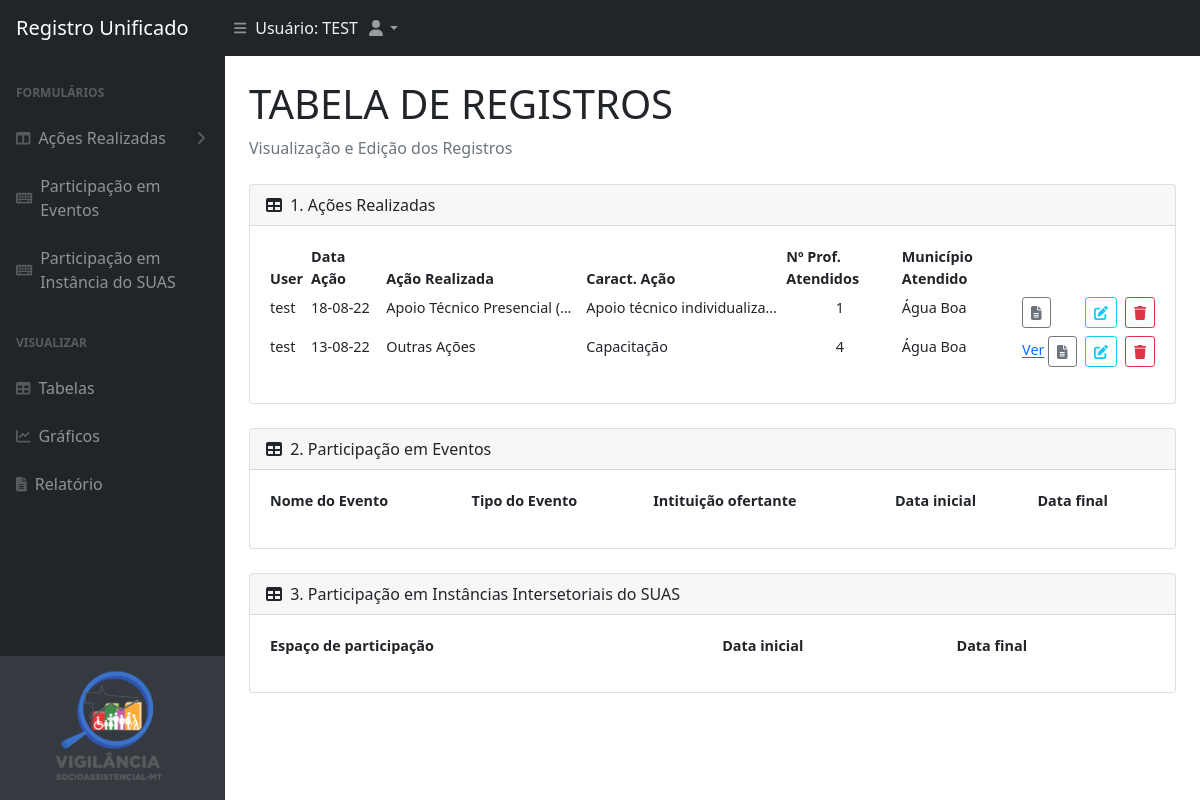
Page /users/tabelas (signed in) on the committed database.
### app/models.py (models this page shows, shortened)
class User(AbstractUser):
    id = models.AutoField(primary_key=True)
    sector_name = models.CharField(max_length=100, choices=LISTA_SETORES)

class AcaoOutrasModel(models.Model):
    user = models.ForeignKey(User, on_delete=models.CASCADE, related_name='acaoOutras')
    acao_realizada = models.CharField(max_length=100, choices= ACAO_REALIZADA_CHOICE, default= 'Outras Ações')
    caracteristica_acao = models.CharField(max_length=100, choices=OUTRAS_ACOES_CHOICE, default= '')
    n_profissionais_atendidos = models.IntegerField('Numero de Funcionario',blank=False, null=False)
    descricao_acao = models.TextField('Descrição da Ação', max_length=1000, blank=False, null=False)
    data_acao = models.DateField('Data', blank=False, null=False)
    data_publicacao = models.DateField('Data da Publicação', default=timezone.now)
    municipio_atendido = models.CharField(max_length=100, choices= LISTA_MUNICIPIOS, default='')

### app/views.py (the view)
# urls.py: path('tabelas', view=tables, name="tables"),
@login_required(login_url='contas/login')
@user_required
def tables(request):
    df_atp = pd.DataFrame(list(AcaoAtpModel.objects.filter(user=request.user).values().order_by('-id')))
    df_atnp = pd.DataFrame(list(AcaoAtnpModel.objects.filter(user=request.user).values().order_by('-id')))
    df_outras = pd.DataFrame(list(AcaoOutrasModel.objects.filter(user=request.user).values().order_by('-id')))
    df = pd.concat([df_atp,df_atnp,df_outras])#.drop(columns=['user_id'])
    df['data_acao'] = pd.to_datetime(df['data_acao']).dt.strftime('%d-%m-%y')
    df = df.sort_values(by='data_acao', ascending=False)
    json_records = df.reset_index().to_json(orient ='records')
    data_json_acoes = []
    data_json_acoes = json.loads(json_records)
    page_object_evento = TableEventModel.objects.filter(user=request.user).values().order_by('-id')
    page_object_interset = TableIntersetModel.objects.filter(user=request.user).values().order_by('-id')
    return render(request, 'app/tables/viewAllTable.html', {'data_json_acoes':data_json_acoes,
                                                            'page_object_evento':page_object_evento,
                                                            'page_object_interset':page_object_interset,
                                                             })

### templates/app/tables/viewAllTable.html (shortened to what this page needs)
{% extends 'app/index.html' %}
{% load static%}
{% block content %}
<div class="container-fluid px-4">
  <h1 class="mt-4">TABELA DE REGISTROS</h1>
  <ol class="breadcrumb mb-4">
      <li class="breadcrumb-item active">Visualização e Edição dos Registros</li>
  </ol>
  <div class="card mb-4">
    <div class="card-header">
        <i class="fas fa-table me-1"></i>
        1. Ações Realizadas
    </div>
    <div class="card-body table-responsive-sm" style="overflow:auto; max-height: 400px;">
      <table class="table table-sm mydatatable table-hover table-borderless table-ellipsis " style="width:100%; font-size:90%" >
        <thead>
          <tr>
            <th scope="col">User</th>
            <th scope="col">Data Ação</th>
            <th scope="col">Ação Realizada</th>
            <th scope="col">Caract. Ação</th>
            <th scope="col">Nº Prof. Atendidos</th>
            <th scope="col">Município Atendido</th>
          </tr>
        </thead>
        <tbody>
          {% for table in data_json_acoes %}
            <td>{{user.username}}</td>
            <td>{{table.data_acao }}</td>
            <td>{{table.acao_realizada}}</td>
            <td>{{table.caracteristica_acao}}</td>
            <td  style="text-align:center">{{table.n_profissionais_atendidos}}</td>
            <td>{{table.municipio_atendido}}</td>
            <td>
              {% if table.acao_realizada == "Apoio Técnico Presencial (ATP)" %}
                <a href="{% url 'listAcaoAtp' id=table.id %}">
              {% elif table.acao_realizada == "Apoio Técnico Não Presencial (ATNP)" %}
                <a href="{% url 'listAcaoAtnp' id=table.id %}">
              {% else %}
              <a href="{% url 'listAcaoOutras' id=table.id %}">Ver</a>
              {% endif %}
              <button type="button" class="btn btn-outline-secondary btn-sm">
                <i class="fa-solid fa-file-lines"></i>
            </td>
            <td>
              {% if table.acao_realizada == "Apoio Técnico Presencial (ATP)" %}
                <a href="{% url 'updateAtp' id=table.id%}">
              {% elif table.acao_realizada == "Apoio Técnico Não Presencial (ATNP)" %}
                <a href="{% url 'updateAtnp' id=table.id%}">
                {% else %}
                <a href="{% url 'updateOutras' id=table.id%}"></a>
                {% endif %}
              <button type="button" class="btn btn-outline-info btn-sm">
                <i class="fas fa-edit"></i>
              </button>
              </a>
            </td>
            <td>
            {% if table.acao_realizada == "Apoio Técnico Presencial (ATP)" %}
            <form action="{% url 'deleteAtp' id=table.id %}"method="POST">
            {% elif table.acao_realizada == "Apoio Técnico Não Presencial (ATNP)" %}
            <form action="{% url 'deleteAtnp' id=table.id %}" method="POST">
            {% csrf_token %}
            {% else %}
            <form action="{% url 'deleteOutras' id=table.id %}" method="POST">
            {% endif %}
            <button type="submit" class="btn btn-outline-danger btn-sm" confirm="Deseja apagar ?">
              <i class="fa-solid fa-trash"></i></button>
          {% endfor %}
        </tbody>
      </table>
    </div>
  </div>
  <div class="card mb-4">
    <div class="card-header">
        <i class="fas fa-table me-1"></i>
        2. Participação em Eventos
    </div>
    <div class="card-body table-responsive-sm" style="overflow:auto; max-height: 400px;">
      <table class="table table-sm mydatatable table-hover table-borderless table-ellipsis " style="width:100%; font-size:90%" >
        <thead>
          <tr>
            <th scope="col">Nome do Evento</th>
            <th scope="col">Tipo do Evento</th>
            <th scope="col">Intituição ofertante</th>
            <th scope="col">Data inicial</th>
            <th scope="col">Data final</th>
          </tr>
        </thead>
      </table>
    </div>
  </div>
    <div class="card mb-4">
      <div class="card-header">
          <i class="fas fa-table me-1"></i>
          3. Participação em Instâncias Intersetoriais do SUAS
      </div>
      <div class="card-body table-responsive-sm" style="overflow:auto; max-height: 400px;">
        <table class="table table-sm mydatatable table-hover table-borderless table-ellipsis " style="width:100%; font-size:90%" >
          <thead >
            <tr>
              <th scope="col">Espaço de participação</th>
              <th scope="col">Data inicial</th>
              <th scope="col">Data final</th>
            </tr>
          </thead>
        </table>
      </div>
    </div>
</div>
{% endblock %}

### templates/app/index.html (shortened to what this page needs)
<!DOCTYPE html>
<html lang="en">
{% load static %}
    <head>
        <link rel="stylesheet" href="https://cdn.datatables.net/1.10.19/css/dataTables.bootstrap4.min.css">
        <link href="{% static "css/styles.css" %}"  rel="stylesheet" />
    </head>
    <body class="sb-nav-fixed">
        <nav class="sb-topnav navbar navbar-expand navbar-dark bg-dark" style="color:#f2f2f2">
            <a class="navbar-brand ps-3" href="#">Registro Unificado</a>
            <button class="btn btn-link btn-sm order-1 order-lg-0 me-4 me-lg-0" id="sidebarToggle" href="#!"><i class="fas fa-bars"></i></button>
            Usuário: {{user.username|upper}}
            <ul class="navbar-nav ms-auto ms-md-0 me-3 me-lg-4">
                <li class="nav-item dropdown">
                    <a class="nav-link dropdown-toggle" id="navbarDropdown" href="#" role="button" data-bs-toggle="dropdown" aria-expanded="false"><i class="fas fa-user fa-fw"></i></a>
                </li>
            </ul>
        </nav>
        <div id="layoutSidenav">
            <div id="layoutSidenav_nav">
                <nav class="sb-sidenav accordion sb-sidenav-dark" id="sidenavAccordion">
                    <div class="sb-sidenav-menu">
                        <div class="nav">
                            <div class="sb-sidenav-menu-heading">Formulários</div>
                            <a class="nav-link collapsed" href="#" data-bs-toggle="collapse" data-bs-target="#collapseLayouts" aria-expanded="false" aria-controls="collapseLayouts">
                                <div class="sb-nav-link-icon"><i class="fas fa-columns"></i></div>
                                Ações Realizadas
                                <div class="sb-sidenav-collapse-arrow"><i class="fas fa-angle-down"></i></div>
                            </a>
                            <a class="nav-link" href="formulario-de-evento">
                                <div class="sb-nav-link-icon"><i class="fas fa-keyboard"></i></div>
                                Participação em Eventos
                            </a>
                            <a class="nav-link" href="/users/formulario-de-intersetoriais">
                                <div class="sb-nav-link-icon"><i class="fas fa-keyboard"></i></div>
                                Participação em Instância do SUAS
                            </a>
                            <div class="sb-sidenav-menu-heading">Visualizar</div>
                            <a class="nav-link" href="/users/tabelas">
                                <div class="sb-nav-link-icon"><i class="fas fa-table"></i></div>
                                Tabelas
                            </a>
                            <a class="nav-link" href="/charts/">
                                <div class="sb-nav-link-icon"><i class="fas fa-chart-line"></i></div>
                                Gráficos
                            </a>
                            <a class="nav-link" href="/charts/">
                                <div class="sb-nav-link-icon"><i class="fas fa-file-alt"></i></div>
                                Relatório
                            </a>
                        </div>
                    </div>
                    <a class="navbar-brand ps-5" href="index_users.html">
                      </a>
                    <div class="sb-sidenav-footer ps-5">
                        <div class="small">
                        <img src="{% static 'assets/img/logo_vs.png'%}" width="120" height="120" />
                        </div>
                    </div>
                </nav>
            </div>
            <div id="layoutSidenav_content">
                <main>
                    {% block content %}{% endblock %}
                </main>
            </div>
        </div>
    </body>
</html>

### templates/app/tables/viewAllTable.html (style rules this page uses)
.table.table-ellipsis tbody td { max-width: 200px; overflow: hidden; text-overflow: ellipsis; white-space: nowrap }

### rows in the picture
User: username "TEST", username "test", username "test"
AcaoOutrasModel: data_acao "13-08-22", acao_realizada "Outras Ações", caracteristica_acao "Capacitação", n_profissionais_atendidos "4", municipio_atendido "Água Boa", shows "Ver"

### other values in the picture
{{ table.data_acao }} "18-08-22"
{{ table.acao_realizada }} "Apoio Técnico Presencial (…"
{{ table.caracteristica_acao }} "Apoio técnico individualiza…"
{{ table.n_profissionais_atendidos }} "1"
{{ table.municipio_atendido }} "Água Boa"
